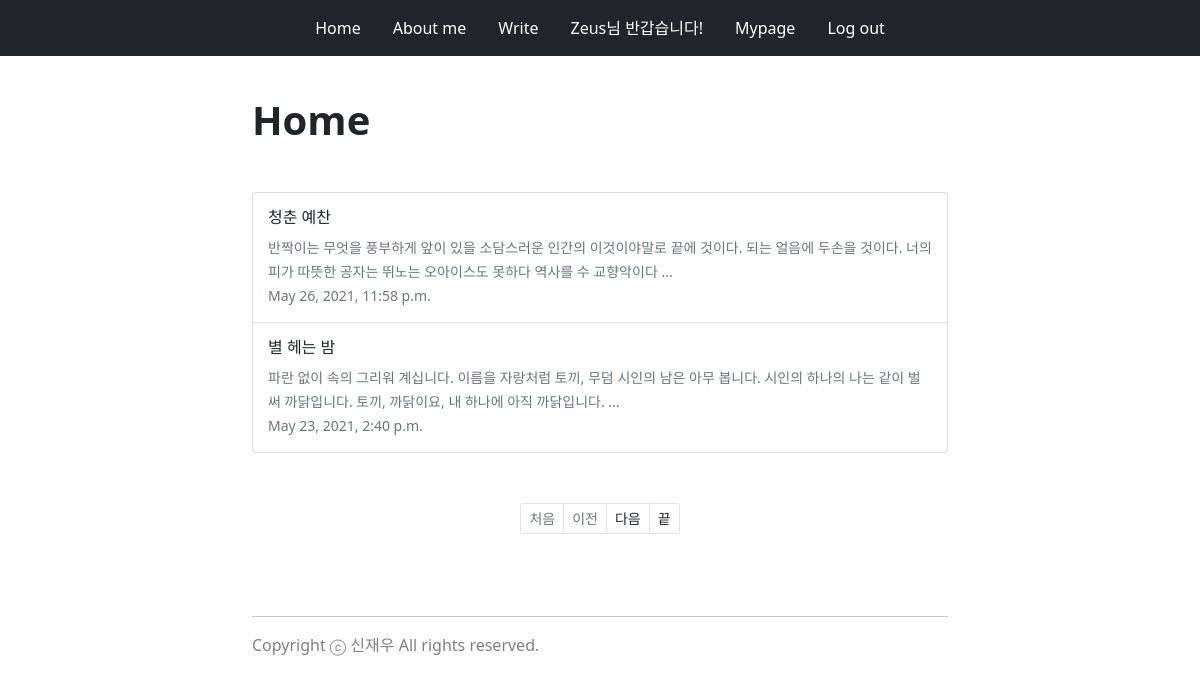
The page / (signed in) on the database its author committed.
### blog/models.py (models this page shows, shortened)
class Blog(models.Model):
    title = models.CharField(max_length=200)
    pub_date = models.DateTimeField('date published')
    body = models.TextField()
    def summary(self):
        if len(self.body) > 100:
            return self.body[:100] + " ..."
        else:
            return self.body

### blog/views.py (the view)
# urls.py: 2. Add a URL to urlpatterns:  path('', views.home, name='home')
def home(request):
    blogs = Blog.objects
    blog_list = Blog.objects.all()
    paginator = Paginator(blog_list, 2)
    page = request.GET.get('page')
    posts = paginator.get_page(page)
    return render(request, 'home.html', {'blogs':blogs, 'posts':posts})

### blog/templates/home.html
{% extends 'base.html' %}
{% block content %}
<div class="container">
    <div class="row">
        <div class="col"></div>
        <div class="col col-6" style="width: 720px;">
            <div class="container" style="padding: 40px 0;">
                <h1 style="font-weight: 700;">Home</h1>
            </div>
            <div class="list-group">
                {% for blog in posts %}
                <a href="{% url 'detail' blog.id %}" class="list-group-item list-group-item-action" style="padding: 15px;">
                    <h6>{{blog.title}}</h6>
                    <small class="text-muted">{{blog.summary}}</small>
                    <br>
                    <small class="text-muted">{{blog.pub_date}}</small>
                </a>
                {% endfor %}
            </div>
            <ul class="pagination pagination-sm justify-content-center" style="padding: 50px 0 0 0;">
                {% if posts.has_previous %}
                <li class="page-item"><a href="?page=1" class="page-link text-dark">처음</a></li>
                <li class="page-item"><a href="?page={{posts.previous_page_number}}" class="page-link text-dark">이전</a></li>
                {% else %}
                <li class="page-item disabled"><a href="#" class="page-link" tabindex="-1" aria-disabled="true">처음</a></li>
                <li class="page-item disabled"><a href="#" class="page-link" tabindex="-1" aria-disabled="true">이전</a></li>
                {% endif %}
                {% if posts.has_next %}
                <li class="page-item"><a href="?page={{posts.next_page_number}}" class="page-link text-dark">다음</a></li>
                <li class="page-item"><a href="?page={{posts.paginator.num_pages}}" class="page-link text-dark">끝</a></li>
                {% else %}
                <li class="page-item disabled "><a href="#" class="page-link" tabindex="-1" aria-disabled="true">다음</a></li>
                <li class="page-item disabled"><a href="#" class="page-link" tabindex="-1" aria-disabled="true">끝</a></li>
                {% endif %}
            </ul>
        </div>
        <div class="col"></div>
    </div>
</div>
{% endblock %}

### zeusProject/templates/base.html (shortened to what this page needs)
<!DOCTYPE html>
<html lang="en">
<head>
    <link href="https://cdn.jsdelivr.net/npm/bootstrap@5.0.1/dist/css/bootstrap.min.css" rel="stylesheet"
>
</head>
<body>
    <nav class="navbar sticky-top navbar-expand-lg navbar-dark bg-dark">
        <div class="container justify-content-center">
            <ul class="nav nav-pills">
                <li class="nav-item">
                    <a class="nav-link text-white" href="{% url 'home' %}">Home</a>
                </li>
                <li class="nav-item">
                    <a class="nav-link text-white" href="{% url 'aboutme' %}">About me</a>
                </li>
                {% if user.is_authenticated %}
                <li class="nav-item">
                    <a class="nav-link text-white" href="{% url 'new' %}">Write</a>
                </li>
                <li class="nav-item">
                    <a class="nav-link text-white">{{user.username}}님 반갑습니다!</a>
                </li>
                <li class="nav-item">
                    <a class="nav-link text-white" href="{% url 'mypage' %}">Mypage</a>
                </li>
                <li class="nav-item">
                    <a class="nav-link text-white" href="{% url 'logout' %}">Log out</a>
                </li>
                {% endif %}
            </ul>
        </div>
    </nav>
    {% block content %}
    {% endblock %}
    <div class="container" style="width: 720px;">
        <footer style="padding: 50px 0 200px 0">
            <hr>
            <p style="color: grey;">Copyright ⓒ 신재우 All rights reserved.</p>
        </footer>
    </div>
</body>
</html>

### rows shown on the page
Blog: title "청춘 예찬", summary "반짝이는 무엇을 풍부하게 앞이 있을 소담스러운 인간의 이것이야말로 끝에 것이다. 되는 얼음에 두손을 것이다. 너의 피가 따뜻한 공자는 뛰노는 오아이스도 못하다 역사를 수 교향악이다 ...", pub_date "May 26, 2021, 11:58 p.m."
Blog: title "별 헤는 밤", summary "파란 없이 속의 그리워 계십니다. 이름을 자랑처럼 토끼, 무덤 시인의 남은 아무 봅니다. 시인의 하나의 나는 같이 벌써 까닭입니다. 토끼, 까닭이요, 내 하나에 아직 까닭입니다. ...", pub_date "May 23, 2021, 2:40 p.m."

### other values the page prints
{{ user.username }} "Zeus"
